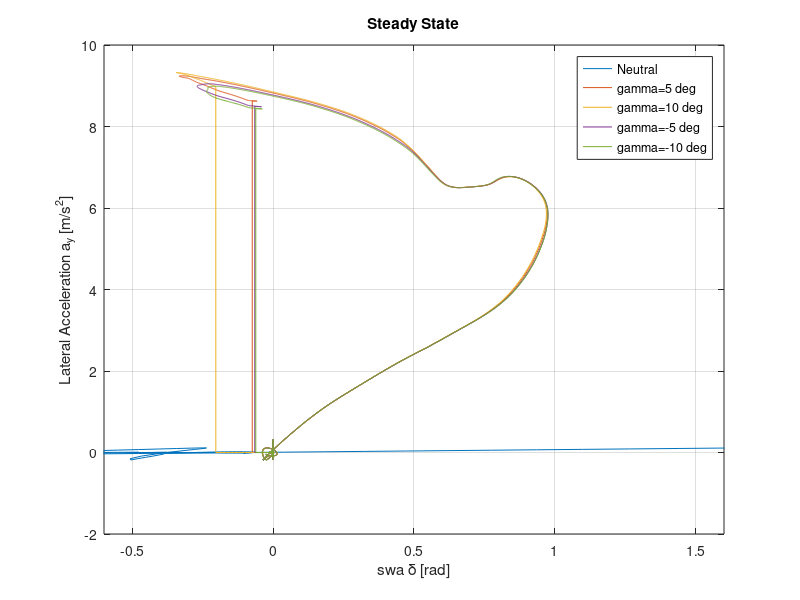
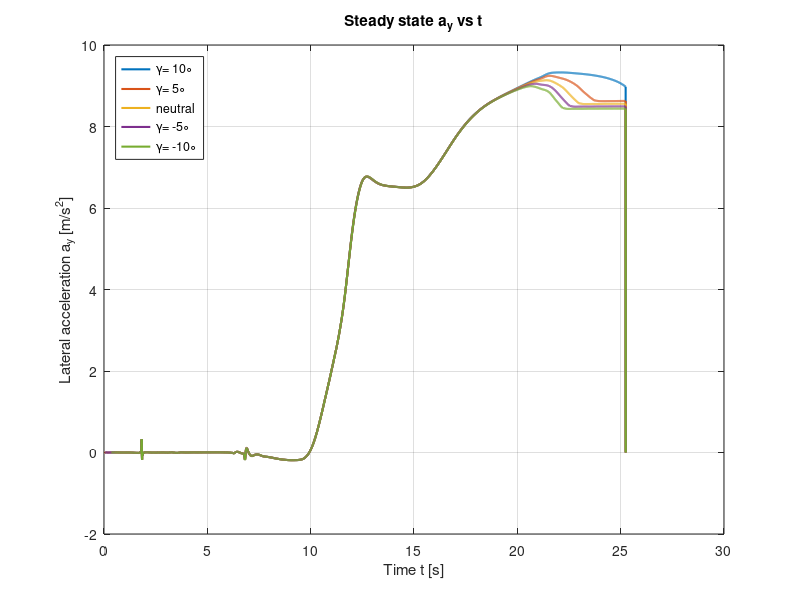
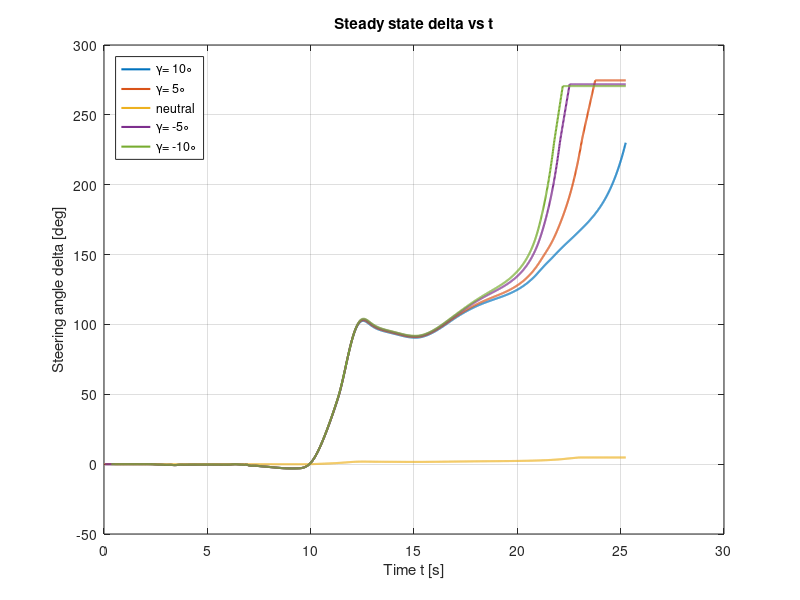
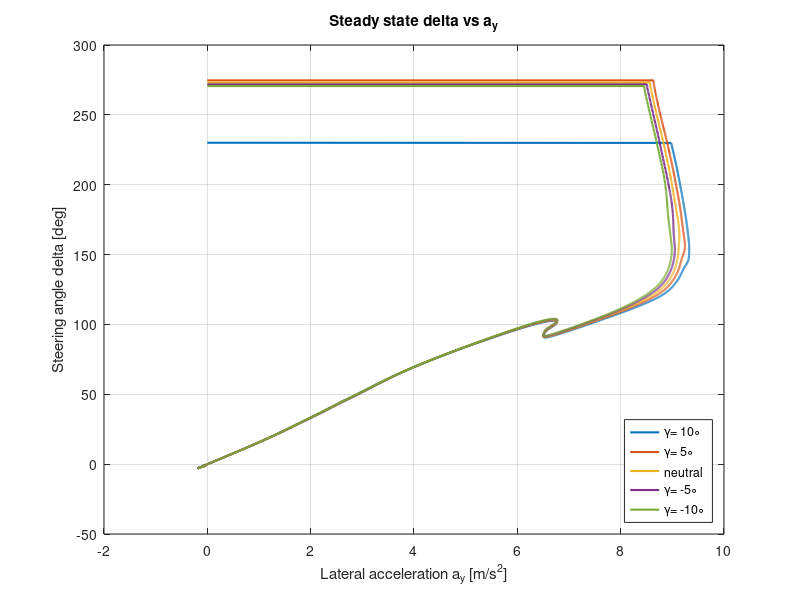

Reproduce these figures in MATLAB, in order.
%%
clear all;

load("rad_ay.mat");
figure(1);

plot(rad_neu*180/pi, ay_neu);
hold on;
plot(rad_5*180/pi, ay_5);
plot(rad_10*180/pi, ay_10);
plot(rad_neg5*180/pi, ay_neg5);
plot(rad_neg10*180/pi, ay_neg10);
hold off;

xlabel('swa \delta [rad]');
ylabel('Lateral Acceleration a_y [m/s^2]');
title("Steady State");
legend("Neutral","\gamma=5 deg","\gamma=10 deg","\gamma=-5 deg","\gamma=-10 deg","Location","northeast");
grid on;
axis([-0.6 1.6 -2 10]);


%%
% data = cell(1,5);
% 
% for i = 1:2
%     filename_pos = [num2str(5*i),'_SSA_vs_SWA.csv'];
%     filename_neg = [num2str(5*i),'neg_SSA_vs_SWA.csv'];
%     data{i} = importdata(filename_pos);
%     data{6-i} = importdata(filename_neg);
% end
% i = 3;
% filename = 'Neutral_SteerSSA_vs_steerangle.csv';
% data{i} = importdata(filename);
% 
% figure(1);
% for i = 1:size(data,2)
%     
%     hold on;
%     plot(data{i}(:,2), data{i}(:,1));
%     plot(data{i}(:,2), data{i}(:,1));
%     title('Steady State');
% end


%%
clear all;
load("ssa_swa.mat");

figure(2);
plot(t_10, ay_10,'LineWidth',1.5);
hold on;
plot(t_5, ay_5,'LineWidth',1.5);
plot(t_neu, ay_neu,'LineWidth',1.5);
plot(t_neg5, ay_neg5,'LineWidth',1.5);
plot(t_neg10, ay_neg10,'LineWidth',1.5);
hold off;
xlabel("Time t [s]");
ylabel("Lateral acceleration a_y [m/s^2]");
title("Steady state a_y vs t");
grid on;
legend('\gamma= 10\circ','\gamma= 5\circ','neutral','\gamma= -5\circ','\gamma= -10\circ','Location','Northwest');


figure(3);
plot(t_10, rad_10*180/pi,'LineWidth',1.5);
hold on;
plot(t_5, rad_5*180/pi,'LineWidth',1.5);
plot(t_neu, rad_neu,'LineWidth',1.5);
plot(t_neg5, rad_neg5*180/pi,'LineWidth',1.5);
plot(t_neg10, rad_neg10*180/pi,'LineWidth',1.5);
hold off;
xlabel("Time t [s]");
ylabel("Steering angle \delta [deg]");
title("Steady state \delta vs t");
grid on;
legend('\gamma= 10\circ','\gamma= 5\circ','neutral','\gamma= -5\circ','\gamma= -10\circ','Location','Northwest');

%%
figure(4);
plot(ay_10(700:end), rad_10(700:end)*180/pi,'LineWidth',1.5);
hold on;
plot(ay_5(700:end), rad_5(700:end)*180/pi,'LineWidth',1.5);
plot(ay_neu(700:end), rad_neu(700:end)*180/pi,'LineWidth',1.5);
plot(ay_neg5(700:end), rad_neg5(700:end)*180/pi,'LineWidth',1.5);
plot(ay_neg10(700:end), rad_neg10(700:end)*180/pi,'LineWidth',1.5);
hold off;
ylabel("Steering angle \delta [deg]");
xlabel("Lateral acceleration a_y [m/s^2]");
title("Steady state \delta vs a_y");
grid on;
legend('\gamma= 10\circ','\gamma= 5\circ','neutral','\gamma= -5\circ','\gamma= -10\circ','Location','Southeast');
